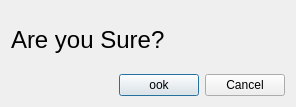
<?xml version="1.0" encoding="UTF-8"?>
<ui version="4.0">
 <class>sureDialog</class>
 <widget class="QDialog" name="sureDialog">
  <property name="geometry">
   <rect>
    <x>0</x>
    <y>0</y>
    <width>296</width>
    <height>107</height>
   </rect>
  </property>
  <property name="windowTitle">
   <string>Dialog</string>
  </property>
  <layout class="QVBoxLayout" name="verticalLayout">
   <item>
    <widget class="QLabel" name="label">
     <property name="font">
      <font>
       <pointsize>18</pointsize>
      </font>
     </property>
     <property name="text">
      <string>Are you Sure?</string>
     </property>
    </widget>
   </item>
   <item>
    <layout class="QHBoxLayout" name="horizontalLayout">
     <item>
      <spacer name="horizontalSpacer">
       <property name="orientation">
        <enum>Qt::Horizontal</enum>
       </property>
       <property name="sizeHint" stdset="0">
        <size>
         <width>40</width>
         <height>20</height>
        </size>
       </property>
      </spacer>
     </item>
     <item>
      <widget class="QPushButton" name="okbutton">
       <property name="text">
        <string>ook</string>
       </property>
      </widget>
     </item>
     <item>
      <widget class="QPushButton" name="pushButton_2">
       <property name="text">
        <string>Cancel</string>
       </property>
      </widget>
     </item>
    </layout>
   </item>
  </layout>
 </widget>
 <resources/>
 <connections/>
</ui>
